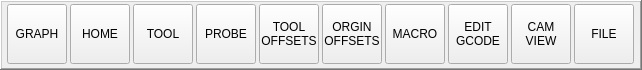
    <widget class="QFrame" name="frame_main_btns_horizontal">
     <property name="geometry">
      <rect>
       <x>0</x>
       <y>698</y>
       <width>642</width>
       <height>70</height>
      </rect>
     </property>
     <property name="minimumSize">
      <size>
       <width>642</width>
       <height>70</height>
      </size>
     </property>
     <property name="maximumSize">
      <size>
       <width>642</width>
       <height>70</height>
      </size>
     </property>
     <property name="frameShape">
      <enum>QFrame::WinPanel</enum>
     </property>
     <property name="frameShadow">
      <enum>QFrame::Raised</enum>
     </property>
     <widget class="PushButton" name="pbtn_mainh_panel_graphic">
      <property name="geometry">
       <rect>
        <x>7</x>
        <y>4</y>
        <width>60</width>
        <height>60</height>
       </rect>
      </property>
      <property name="text">
       <string>GRAPH</string>
      </property>
      <property name="checkable">
       <bool>true</bool>
      </property>
      <property name="autoExclusive">
       <bool>true</bool>
      </property>
      <property name="checked_state_text_option" stdset="0">
       <bool>false</bool>
      </property>
      <property name="python_command_option" stdset="0">
       <bool>false</bool>
      </property>
      <property name="false_state_string" stdset="0">
       <string/>
      </property>
      <property name="true_python_cmd_string" stdset="0">
       <string/>
      </property>
      <property name="false_python_cmd_string" stdset="0">
       <string/>
      </property>
     </widget>
     <widget class="PushButton" name="pbtn_mainh_panel_homing">
      <property name="geometry">
       <rect>
        <x>70</x>
        <y>4</y>
        <width>60</width>
        <height>60</height>
       </rect>
      </property>
      <property name="text">
       <string>HOME</string>
      </property>
      <property name="checkable">
       <bool>true</bool>
      </property>
      <property name="autoExclusive">
       <bool>true</bool>
      </property>
      <property name="checked_state_text_option" stdset="0">
       <bool>false</bool>
      </property>
      <property name="python_command_option" stdset="0">
       <bool>false</bool>
      </property>
      <property name="true_python_cmd_string" stdset="0">
       <string/>
      </property>
      <property name="false_python_cmd_string" stdset="0">
       <string/>
      </property>
     </widget>
     <widget class="PushButton" name="pbtn_mainh_panel_tool">
      <property name="geometry">
       <rect>
        <x>133</x>
        <y>4</y>
        <width>60</width>
        <height>60</height>
       </rect>
      </property>
      <property name="text">
       <string>TOOL</string>
      </property>
      <property name="checkable">
       <bool>true</bool>
      </property>
      <property name="autoExclusive">
       <bool>true</bool>
      </property>
      <property name="python_command_option" stdset="0">
       <bool>false</bool>
      </property>
      <property name="true_python_cmd_string" stdset="0">
       <string/>
      </property>
      <property name="false_python_cmd_string" stdset="0">
       <string/>
      </property>
     </widget>
     <widget class="PushButton" name="pbtn_mainh_panel_probe">
      <property name="geometry">
       <rect>
        <x>196</x>
        <y>4</y>
        <width>60</width>
        <height>60</height>
       </rect>
      </property>
      <property name="text">
       <string>PROBE</string>
      </property>
      <property name="checkable">
       <bool>true</bool>
      </property>
      <property name="autoExclusive">
       <bool>true</bool>
      </property>
      <property name="python_command_option" stdset="0">
       <bool>false</bool>
      </property>
      <property name="true_python_cmd_string" stdset="0">
       <string/>
      </property>
      <property name="false_python_cmd_string" stdset="0">
       <string/>
      </property>
     </widget>
     <widget class="PushButton" name="pbtn_mainh_panel_tool_offsets">
      <property name="geometry">
       <rect>
        <x>259</x>
        <y>4</y>
        <width>60</width>
        <height>60</height>
       </rect>
      </property>
      <property name="text">
       <string>TOOL
OFFSETS</string>
      </property>
      <property name="checkable">
       <bool>true</bool>
      </property>
      <property name="autoExclusive">
       <bool>true</bool>
      </property>
      <property name="python_command_option" stdset="0">
       <bool>false</bool>
      </property>
      <property name="true_python_cmd_string" stdset="0">
       <string/>
      </property>
      <property name="false_python_cmd_string" stdset="0">
       <string/>
      </property>
     </widget>
     <widget class="PushButton" name="pbtn_mainh_panel_macro">
      <property name="geometry">
       <rect>
        <x>385</x>
        <y>4</y>
        <width>60</width>
        <height>60</height>
       </rect>
      </property>
      <property name="text">
       <string>MACRO</string>
      </property>
      <property name="checkable">
       <bool>true</bool>
      </property>
      <property name="autoExclusive">
       <bool>true</bool>
      </property>
      <property name="python_command_option" stdset="0">
       <bool>false</bool>
      </property>
      <property name="true_python_cmd_string" stdset="0">
       <string/>
      </property>
      <property name="false_python_cmd_string" stdset="0">
       <string/>
      </property>
     </widget>
     <widget class="PushButton" name="pbtn_mainh_panel_spare">
      <property name="geometry">
       <rect>
        <x>448</x>
        <y>4</y>
        <width>60</width>
        <height>60</height>
       </rect>
      </property>
      <property name="text">
       <string>EDIT
GCODE</string>
      </property>
      <property name="checkable">
       <bool>true</bool>
      </property>
      <property name="autoExclusive">
       <bool>true</bool>
      </property>
      <property name="python_command_option" stdset="0">
       <bool>false</bool>
      </property>
      <property name="true_python_cmd_string" stdset="0">
       <string/>
      </property>
      <property name="false_python_cmd_string" stdset="0">
       <string/>
      </property>
     </widget>
     <widget class="PushButton" name="pbtn_mainh_panel_camview">
      <property name="geometry">
       <rect>
        <x>511</x>
        <y>4</y>
        <width>60</width>
        <height>60</height>
       </rect>
      </property>
      <property name="text">
       <string>CAM
VIEW</string>
      </property>
      <property name="checkable">
       <bool>true</bool>
      </property>
      <property name="autoExclusive">
       <bool>true</bool>
      </property>
      <property name="python_command_option" stdset="0">
       <bool>false</bool>
      </property>
      <property name="true_python_cmd_string" stdset="0">
       <string/>
      </property>
      <property name="false_python_cmd_string" stdset="0">
       <string/>
      </property>
     </widget>
     <widget class="PushButton" name="pbtn_mainh_panel_file">
      <property name="geometry">
       <rect>
        <x>574</x>
        <y>4</y>
        <width>60</width>
        <height>60</height>
       </rect>
      </property>
      <property name="text">
       <string>FILE</string>
      </property>
      <property name="checkable">
       <bool>true</bool>
      </property>
      <property name="autoExclusive">
       <bool>true</bool>
      </property>
      <property name="python_command_option" stdset="0">
       <bool>false</bool>
      </property>
      <property name="true_python_cmd_string" stdset="0">
       <string/>
      </property>
      <property name="false_python_cmd_string" stdset="0">
       <string/>
      </property>
     </widget>
     <widget class="PushButton" name="pbtn_mainh_panel_origin_offsets">
      <property name="geometry">
       <rect>
        <x>322</x>
        <y>4</y>
        <width>60</width>
        <height>60</height>
       </rect>
      </property>
      <property name="text">
       <string>ORGIN
OFFSETS</string>
      </property>
      <property name="checkable">
       <bool>true</bool>
      </property>
      <property name="autoExclusive">
       <bool>true</bool>
      </property>
      <property name="python_command_option" stdset="0">
       <bool>false</bool>
      </property>
      <property name="true_python_cmd_string" stdset="0">
       <string/>
      </property>
      <property name="false_python_cmd_string" stdset="0">
       <string/>
      </property>
     </widget>
    </widget>
